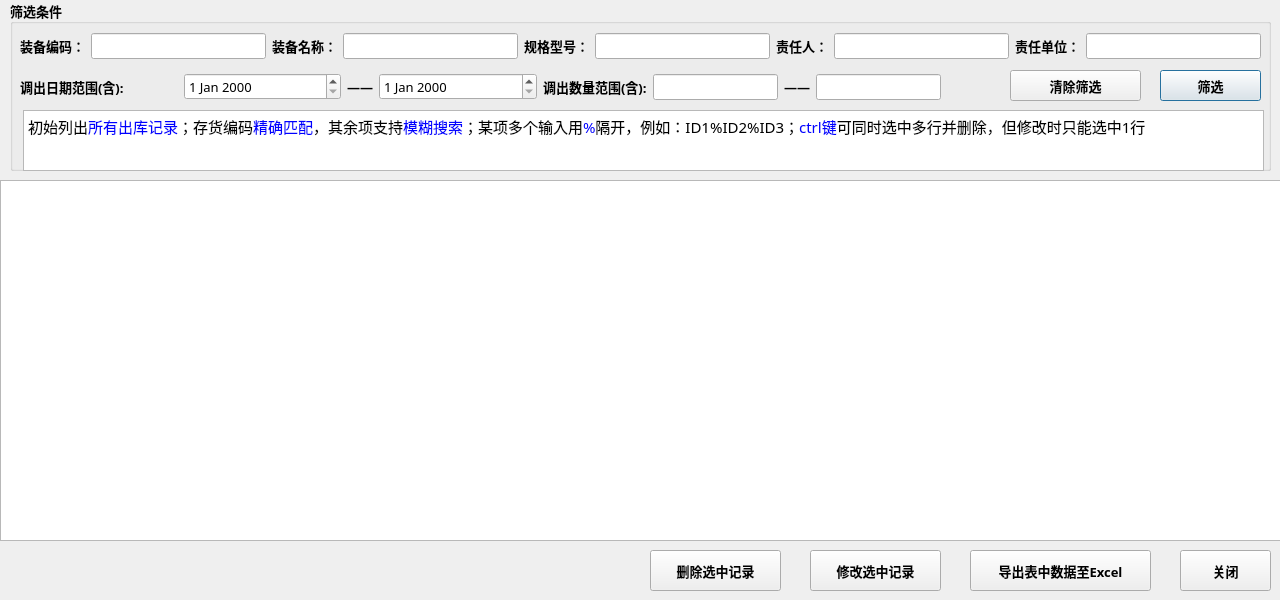
<?xml version="1.0" encoding="UTF-8"?>
<ui version="4.0">
 <class>out_info</class>
 <widget class="QDialog" name="out_info">
  <property name="geometry">
   <rect>
    <x>0</x>
    <y>0</y>
    <width>1280</width>
    <height>600</height>
   </rect>
  </property>
  <property name="windowTitle">
   <string>调出信息管理</string>
  </property>
  <widget class="QTableView" name="tableView">
   <property name="geometry">
    <rect>
     <x>0</x>
     <y>180</y>
     <width>1281</width>
     <height>361</height>
    </rect>
   </property>
  </widget>
  <widget class="QGroupBox" name="groupBox">
   <property name="geometry">
    <rect>
     <x>10</x>
     <y>0</y>
     <width>1261</width>
     <height>171</height>
    </rect>
   </property>
   <property name="font">
    <font>
     <family>微软雅黑</family>
     <pointsize>10</pointsize>
     <weight>75</weight>
     <bold>true</bold>
    </font>
   </property>
   <property name="title">
    <string>筛选条件</string>
   </property>
   <widget class="QWidget" name="horizontalLayoutWidget">
    <property name="geometry">
     <rect>
      <x>10</x>
      <y>30</y>
      <width>1241</width>
      <height>32</height>
     </rect>
    </property>
    <layout class="QHBoxLayout" name="horizontalLayout">
     <item>
      <widget class="QLabel" name="label">
       <property name="text">
        <string>装备编码：</string>
       </property>
      </widget>
     </item>
     <item>
      <widget class="QLineEdit" name="id">
       <property name="font">
        <font>
         <weight>50</weight>
         <bold>false</bold>
        </font>
       </property>
      </widget>
     </item>
     <item>
      <widget class="QLabel" name="label_2">
       <property name="text">
        <string>装备名称：</string>
       </property>
      </widget>
     </item>
     <item>
      <widget class="QLineEdit" name="name">
       <property name="font">
        <font>
         <weight>50</weight>
         <bold>false</bold>
        </font>
       </property>
      </widget>
     </item>
     <item>
      <widget class="QLabel" name="label_9">
       <property name="text">
        <string>规格型号：</string>
       </property>
      </widget>
     </item>
     <item>
      <widget class="QLineEdit" name="spec_lineEdit">
       <property name="font">
        <font>
         <weight>50</weight>
         <bold>false</bold>
        </font>
       </property>
      </widget>
     </item>
     <item>
      <widget class="QLabel" name="label_7">
       <property name="text">
        <string>责任人：</string>
       </property>
      </widget>
     </item>
     <item>
      <widget class="QLineEdit" name="user_lineEdit">
       <property name="font">
        <font>
         <weight>50</weight>
         <bold>false</bold>
        </font>
       </property>
      </widget>
     </item>
     <item>
      <widget class="QLabel" name="label_8">
       <property name="text">
        <string>责任单位：</string>
       </property>
      </widget>
     </item>
     <item>
      <widget class="QLineEdit" name="agree_lineEdit">
       <property name="font">
        <font>
         <weight>50</weight>
         <bold>false</bold>
        </font>
       </property>
      </widget>
     </item>
    </layout>
   </widget>
   <widget class="QWidget" name="horizontalLayoutWidget_2">
    <property name="geometry">
     <rect>
      <x>10</x>
      <y>71</y>
      <width>921</width>
      <height>32</height>
     </rect>
    </property>
    <layout class="QHBoxLayout" name="horizontalLayout_2" stretch="10,10,1,10,0,0,0,0">
     <item>
      <widget class="QLabel" name="label_3">
       <property name="text">
        <string>调出日期范围(含):</string>
       </property>
      </widget>
     </item>
     <item>
      <widget class="QDateEdit" name="st_dateEdit">
       <property name="font">
        <font>
         <weight>50</weight>
         <bold>false</bold>
        </font>
       </property>
      </widget>
     </item>
     <item>
      <widget class="QLabel" name="label_4">
       <property name="text">
        <string>——</string>
       </property>
      </widget>
     </item>
     <item>
      <widget class="QDateEdit" name="ed_dateEdit">
       <property name="font">
        <font>
         <weight>50</weight>
         <bold>false</bold>
        </font>
       </property>
      </widget>
     </item>
     <item>
      <widget class="QLabel" name="label_5">
       <property name="text">
        <string>调出数量范围(含):</string>
       </property>
      </widget>
     </item>
     <item>
      <widget class="QLineEdit" name="st_num">
       <property name="font">
        <font>
         <weight>50</weight>
         <bold>false</bold>
        </font>
       </property>
      </widget>
     </item>
     <item>
      <widget class="QLabel" name="label_10">
       <property name="text">
        <string>——</string>
       </property>
      </widget>
     </item>
     <item>
      <widget class="QLineEdit" name="ed_num">
       <property name="font">
        <font>
         <weight>50</weight>
         <bold>false</bold>
        </font>
       </property>
      </widget>
     </item>
    </layout>
   </widget>
   <widget class="QPushButton" name="query_btn">
    <property name="geometry">
     <rect>
      <x>1150</x>
      <y>70</y>
      <width>101</width>
      <height>31</height>
     </rect>
    </property>
    <property name="font">
     <font>
      <family>微软雅黑</family>
      <pointsize>10</pointsize>
     </font>
    </property>
    <property name="text">
     <string>筛选</string>
    </property>
   </widget>
   <widget class="QPushButton" name="clear_query_btn">
    <property name="geometry">
     <rect>
      <x>1000</x>
      <y>70</y>
      <width>131</width>
      <height>31</height>
     </rect>
    </property>
    <property name="font">
     <font>
      <family>微软雅黑</family>
      <pointsize>10</pointsize>
     </font>
    </property>
    <property name="text">
     <string>清除筛选</string>
    </property>
   </widget>
   <widget class="QTextEdit" name="textEdit">
    <property name="geometry">
     <rect>
      <x>13</x>
      <y>110</y>
      <width>1241</width>
      <height>61</height>
     </rect>
    </property>
    <property name="readOnly">
     <bool>true</bool>
    </property>
    <property name="html">
     <string>&lt;!DOCTYPE HTML PUBLIC &quot;-//W3C//DTD HTML 4.0//EN&quot; &quot;http://www.w3.org/TR/REC-html40/strict.dtd&quot;&gt;
&lt;html&gt;&lt;head&gt;&lt;meta name=&quot;qrichtext&quot; content=&quot;1&quot; /&gt;&lt;style type=&quot;text/css&quot;&gt;
p, li { white-space: pre-wrap; }
&lt;/style&gt;&lt;/head&gt;&lt;body style=&quot; font-family:'微软雅黑'; font-size:10pt; font-weight:600; font-style:normal;&quot;&gt;
&lt;p style=&quot; margin-top:0px; margin-bottom:0px; margin-left:0px; margin-right:0px; -qt-block-indent:0; text-indent:0px;&quot;&gt;&lt;span style=&quot; font-size:11pt; font-weight:400;&quot;&gt;初始列出&lt;/span&gt;&lt;span style=&quot; font-size:11pt; font-weight:400; color:#0000ff;&quot;&gt;所有出库记录&lt;/span&gt;&lt;span style=&quot; font-size:11pt; font-weight:400;&quot;&gt;；存货编码&lt;/span&gt;&lt;span style=&quot; font-size:11pt; font-weight:400; color:#0000ff;&quot;&gt;精确匹配&lt;/span&gt;&lt;span style=&quot; font-size:11pt; font-weight:400;&quot;&gt;，其余项支持&lt;/span&gt;&lt;span style=&quot; font-size:11pt; font-weight:400; color:#0000ff;&quot;&gt;模糊搜索&lt;/span&gt;&lt;span style=&quot; font-size:11pt; font-weight:400;&quot;&gt;；某项多个输入用&lt;/span&gt;&lt;span style=&quot; font-size:11pt; font-weight:400; color:#0000ff;&quot;&gt;%&lt;/span&gt;&lt;span style=&quot; font-size:11pt; font-weight:400;&quot;&gt;隔开，例如：ID1%ID2%ID3；&lt;/span&gt;&lt;span style=&quot; font-size:11pt; font-weight:400; color:#0000ff;&quot;&gt;ctrl键&lt;/span&gt;&lt;span style=&quot; font-size:11pt; font-weight:400;&quot;&gt;可同时选中多行并删除，但修改时只能选中1行&lt;/span&gt;&lt;/p&gt;&lt;/body&gt;&lt;/html&gt;</string>
    </property>
   </widget>
  </widget>
  <widget class="QPushButton" name="del_btn">
   <property name="geometry">
    <rect>
     <x>650</x>
     <y>550</y>
     <width>131</width>
     <height>41</height>
    </rect>
   </property>
   <property name="font">
    <font>
     <family>微软雅黑</family>
     <pointsize>10</pointsize>
     <weight>75</weight>
     <bold>true</bold>
    </font>
   </property>
   <property name="text">
    <string>删除选中记录</string>
   </property>
  </widget>
  <widget class="QPushButton" name="update_btn">
   <property name="geometry">
    <rect>
     <x>810</x>
     <y>550</y>
     <width>131</width>
     <height>41</height>
    </rect>
   </property>
   <property name="font">
    <font>
     <family>微软雅黑</family>
     <pointsize>10</pointsize>
     <weight>75</weight>
     <bold>true</bold>
    </font>
   </property>
   <property name="text">
    <string>修改选中记录</string>
   </property>
  </widget>
  <widget class="QPushButton" name="export_excel">
   <property name="geometry">
    <rect>
     <x>970</x>
     <y>550</y>
     <width>181</width>
     <height>41</height>
    </rect>
   </property>
   <property name="font">
    <font>
     <family>微软雅黑</family>
     <pointsize>10</pointsize>
     <weight>75</weight>
     <bold>true</bold>
    </font>
   </property>
   <property name="text">
    <string>导出表中数据至Excel</string>
   </property>
  </widget>
  <widget class="QPushButton" name="cancel_btn">
   <property name="geometry">
    <rect>
     <x>1180</x>
     <y>550</y>
     <width>91</width>
     <height>41</height>
    </rect>
   </property>
   <property name="font">
    <font>
     <family>微软雅黑</family>
     <pointsize>10</pointsize>
     <weight>75</weight>
     <bold>true</bold>
    </font>
   </property>
   <property name="text">
    <string>关闭</string>
   </property>
  </widget>
 </widget>
 <resources/>
 <connections/>
</ui>
